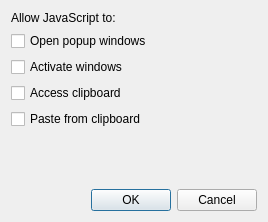
<?xml version="1.0" encoding="UTF-8"?>
<ui version="4.0">
 <class>JsOptions</class>
 <widget class="QDialog" name="JsOptions">
  <property name="geometry">
   <rect>
    <x>0</x>
    <y>0</y>
    <width>268</width>
    <height>222</height>
   </rect>
  </property>
  <property name="windowTitle">
   <string>JavaScript Options</string>
  </property>
  <layout class="QVBoxLayout" name="verticalLayout_2">
   <item>
    <widget class="QLabel" name="label">
     <property name="text">
      <string>Allow JavaScript to:</string>
     </property>
    </widget>
   </item>
   <item>
    <layout class="QVBoxLayout" name="verticalLayout">
     <item>
      <widget class="QCheckBox" name="jscanOpenWindow">
       <property name="text">
        <string>Open popup windows</string>
       </property>
      </widget>
     </item>
     <item>
      <widget class="QCheckBox" name="jscanActivateWindow">
       <property name="text">
        <string>Activate windows</string>
       </property>
      </widget>
     </item>
     <item>
      <widget class="QCheckBox" name="jscanAccessClipboard">
       <property name="text">
        <string>Access clipboard</string>
       </property>
      </widget>
     </item>
     <item>
      <widget class="QCheckBox" name="jscanPaste">
       <property name="text">
        <string>Paste from clipboard</string>
       </property>
      </widget>
     </item>
     <item>
      <spacer name="verticalSpacer_2">
       <property name="orientation">
        <enum>Qt::Vertical</enum>
       </property>
       <property name="sizeHint" stdset="0">
        <size>
         <width>20</width>
         <height>40</height>
        </size>
       </property>
      </spacer>
     </item>
    </layout>
   </item>
   <item>
    <widget class="QDialogButtonBox" name="jsoptsbbox">
     <property name="standardButtons">
      <set>QDialogButtonBox::Cancel|QDialogButtonBox::Ok</set>
     </property>
    </widget>
   </item>
  </layout>
 </widget>
 <resources/>
 <connections>
  <connection>
   <sender>jsoptsbbox</sender>
   <signal>accepted()</signal>
   <receiver>JsOptions</receiver>
   <slot>accept()</slot>
   <hints>
    <hint type="sourcelabel">
     <x>248</x>
     <y>254</y>
    </hint>
    <hint type="destinationlabel">
     <x>157</x>
     <y>274</y>
    </hint>
   </hints>
  </connection>
  <connection>
   <sender>jsoptsbbox</sender>
   <signal>rejected()</signal>
   <receiver>JsOptions</receiver>
   <slot>reject()</slot>
   <hints>
    <hint type="sourcelabel">
     <x>316</x>
     <y>260</y>
    </hint>
    <hint type="destinationlabel">
     <x>286</x>
     <y>274</y>
    </hint>
   </hints>
  </connection>
 </connections>
</ui>
